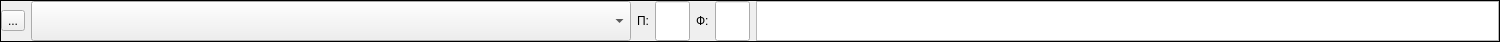
<?xml version="1.0" encoding="UTF-8"?>
<ui version="4.0">
 <class>GenerikWorkRow</class>
 <widget class="QWidget" name="GenerikWorkRow">
  <property name="geometry">
   <rect>
    <x>0</x>
    <y>0</y>
    <width>1500</width>
    <height>42</height>
   </rect>
  </property>
  <property name="minimumSize">
   <size>
    <width>0</width>
    <height>0</height>
   </size>
  </property>
  <property name="maximumSize">
   <size>
    <width>16777215</width>
    <height>42</height>
   </size>
  </property>
  <property name="windowTitle">
   <string>Form</string>
  </property>
  <layout class="QVBoxLayout" name="verticalLayout">
   <property name="spacing">
    <number>0</number>
   </property>
   <property name="leftMargin">
    <number>0</number>
   </property>
   <property name="topMargin">
    <number>0</number>
   </property>
   <property name="rightMargin">
    <number>0</number>
   </property>
   <property name="bottomMargin">
    <number>0</number>
   </property>
   <item>
    <widget class="QFrame" name="frame">
     <property name="frameShape">
      <enum>QFrame::Box</enum>
     </property>
     <property name="frameShadow">
      <enum>QFrame::Plain</enum>
     </property>
     <layout class="QHBoxLayout" name="horizontalLayout" stretch="1,0,0,0,0,0,0">
      <property name="leftMargin">
       <number>0</number>
      </property>
      <property name="topMargin">
       <number>0</number>
      </property>
      <property name="rightMargin">
       <number>0</number>
      </property>
      <property name="bottomMargin">
       <number>0</number>
      </property>
      <item>
       <widget class="QToolButton" name="btn_delete">
        <property name="text">
         <string>...</string>
        </property>
        <property name="icon">
         <iconset resource="../../res.qrc">
          <normaloff>:/img/img/delete.png</normaloff>:/img/img/delete.png</iconset>
        </property>
       </widget>
      </item>
      <item>
       <widget class="QComboBox" name="cb_works">
        <property name="minimumSize">
         <size>
          <width>600</width>
          <height>40</height>
         </size>
        </property>
        <property name="maximumSize">
         <size>
          <width>16777215</width>
          <height>40</height>
         </size>
        </property>
       </widget>
      </item>
      <item>
       <widget class="QLabel" name="label">
        <property name="text">
         <string>П:</string>
        </property>
       </widget>
      </item>
      <item>
       <widget class="QLineEdit" name="lineEdit">
        <property name="minimumSize">
         <size>
          <width>35</width>
          <height>40</height>
         </size>
        </property>
        <property name="maximumSize">
         <size>
          <width>35</width>
          <height>40</height>
         </size>
        </property>
        <property name="toolTip">
         <string>Планируемые часы</string>
        </property>
        <property name="alignment">
         <set>Qt::AlignCenter</set>
        </property>
       </widget>
      </item>
      <item>
       <widget class="QLabel" name="label_2">
        <property name="text">
         <string>Ф:</string>
        </property>
       </widget>
      </item>
      <item>
       <widget class="QLineEdit" name="lineEdit_2">
        <property name="minimumSize">
         <size>
          <width>35</width>
          <height>40</height>
         </size>
        </property>
        <property name="maximumSize">
         <size>
          <width>35</width>
          <height>40</height>
         </size>
        </property>
        <property name="toolTip">
         <string>&lt;html&gt;&lt;head/&gt;&lt;body&gt;&lt;p&gt;Фактически проведенные часы&lt;/p&gt;&lt;/body&gt;&lt;/html&gt;</string>
        </property>
        <property name="alignment">
         <set>Qt::AlignCenter</set>
        </property>
       </widget>
      </item>
      <item>
       <widget class="QPlainTextEdit" name="plainTextEdit">
        <property name="minimumSize">
         <size>
          <width>0</width>
          <height>40</height>
         </size>
        </property>
        <property name="maximumSize">
         <size>
          <width>16777215</width>
          <height>40</height>
         </size>
        </property>
        <property name="toolTip">
         <string>&lt;html&gt;&lt;head/&gt;&lt;body&gt;&lt;p&gt;Отметка о выполнении с указанием сроков проведения и реквизитов подтверждающих документов&lt;/p&gt;&lt;/body&gt;&lt;/html&gt;</string>
        </property>
        <property name="toolTipDuration">
         <number>-1</number>
        </property>
        <property name="statusTip">
         <string/>
        </property>
        <property name="whatsThis">
         <string/>
        </property>
        <property name="plainText">
         <string/>
        </property>
       </widget>
      </item>
     </layout>
    </widget>
   </item>
  </layout>
 </widget>
 <resources>
  <include location="../../res.qrc"/>
 </resources>
 <connections/>
</ui>
